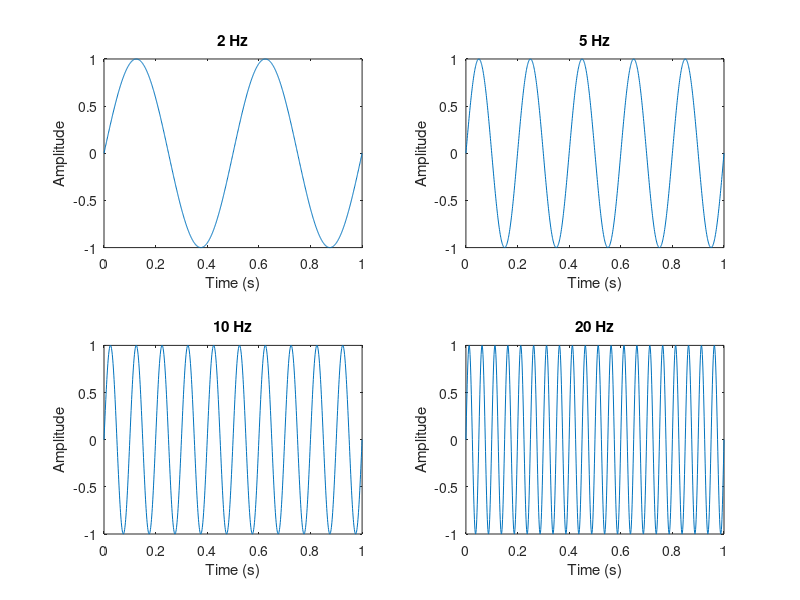

Recreate this plot in MATLAB.
% CS-419 Digital Signal Processing - Lab Session 01
% Omar Rashid | CS-23136
% Task # 3: Generate a script file which produces a sine wave with 2Hz,
% 5Hz, 10Hz and 20Hz frequencies on a single figure using subplot.

t = 0:0.001:1;
freqs = [2 5 10 20];

for i = 1:4
    y = sin(2*pi*freqs(i)*t);
    subplot(2,2,i);
    plot(t, y);
    title([num2str(freqs(i)), ' Hz']);
    xlabel('Time (s)');
    ylabel('Amplitude');
end
